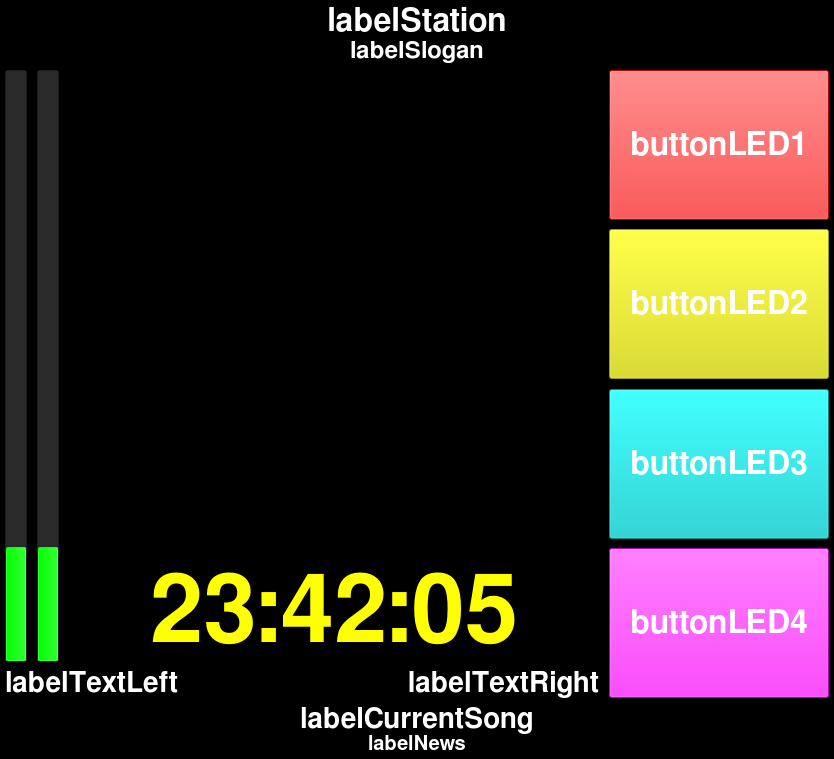
<?xml version="1.0" encoding="UTF-8"?>
<ui version="4.0">
 <class>MainScreen</class>
 <widget class="QWidget" name="MainScreen">
  <property name="windowModality">
   <enum>Qt::NonModal</enum>
  </property>
  <property name="enabled">
   <bool>true</bool>
  </property>
  <property name="geometry">
   <rect>
    <x>0</x>
    <y>0</y>
    <width>819</width>
    <height>759</height>
   </rect>
  </property>
  <property name="minimumSize">
   <size>
    <width>0</width>
    <height>0</height>
   </size>
  </property>
  <property name="palette">
   <palette>
    <active>
     <colorrole role="Base">
      <brush brushstyle="SolidPattern">
       <color alpha="255">
        <red>255</red>
        <green>255</green>
        <blue>255</blue>
       </color>
      </brush>
     </colorrole>
     <colorrole role="Window">
      <brush brushstyle="SolidPattern">
       <color alpha="255">
        <red>0</red>
        <green>0</green>
        <blue>0</blue>
       </color>
      </brush>
     </colorrole>
    </active>
    <inactive>
     <colorrole role="Base">
      <brush brushstyle="SolidPattern">
       <color alpha="255">
        <red>255</red>
        <green>255</green>
        <blue>255</blue>
       </color>
      </brush>
     </colorrole>
     <colorrole role="Window">
      <brush brushstyle="SolidPattern">
       <color alpha="255">
        <red>0</red>
        <green>0</green>
        <blue>0</blue>
       </color>
      </brush>
     </colorrole>
    </inactive>
    <disabled>
     <colorrole role="Base">
      <brush brushstyle="SolidPattern">
       <color alpha="255">
        <red>0</red>
        <green>0</green>
        <blue>0</blue>
       </color>
      </brush>
     </colorrole>
     <colorrole role="Window">
      <brush brushstyle="SolidPattern">
       <color alpha="255">
        <red>0</red>
        <green>0</green>
        <blue>0</blue>
       </color>
      </brush>
     </colorrole>
    </disabled>
   </palette>
  </property>
  <property name="windowTitle">
   <string>OnAirScreen</string>
  </property>
  <property name="autoFillBackground">
   <bool>false</bool>
  </property>
  <layout class="QGridLayout" name="gridLayout" rowstretch="0,1,0,0,0,0,0,0" columnstretch="2,2,2,4,2">
   <property name="horizontalSpacing">
    <number>10</number>
   </property>
   <property name="verticalSpacing">
    <number>7</number>
   </property>
   <property name="margin">
    <number>5</number>
   </property>
   <item row="0" column="0" colspan="5">
    <layout class="QVBoxLayout" name="verticalLayout_2">
     <item>
      <widget class="QLabel" name="labelStation">
       <property name="sizePolicy">
        <sizepolicy hsizetype="Expanding" vsizetype="Preferred">
         <horstretch>0</horstretch>
         <verstretch>0</verstretch>
        </sizepolicy>
       </property>
       <property name="palette">
        <palette>
         <active>
          <colorrole role="WindowText">
           <brush brushstyle="SolidPattern">
            <color alpha="255">
             <red>255</red>
             <green>255</green>
             <blue>255</blue>
            </color>
           </brush>
          </colorrole>
         </active>
         <inactive>
          <colorrole role="WindowText">
           <brush brushstyle="SolidPattern">
            <color alpha="255">
             <red>255</red>
             <green>255</green>
             <blue>255</blue>
            </color>
           </brush>
          </colorrole>
         </inactive>
         <disabled>
          <colorrole role="WindowText">
           <brush brushstyle="SolidPattern">
            <color alpha="255">
             <red>146</red>
             <green>145</green>
             <blue>144</blue>
            </color>
           </brush>
          </colorrole>
         </disabled>
        </palette>
       </property>
       <property name="font">
        <font>
         <family>FreeSans</family>
         <pointsize>24</pointsize>
         <weight>75</weight>
         <bold>true</bold>
        </font>
       </property>
       <property name="autoFillBackground">
        <bool>false</bool>
       </property>
       <property name="text">
        <string>labelStation</string>
       </property>
       <property name="scaledContents">
        <bool>false</bool>
       </property>
       <property name="alignment">
        <set>Qt::AlignCenter</set>
       </property>
      </widget>
     </item>
     <item>
      <widget class="QLabel" name="labelSlogan">
       <property name="sizeIncrement">
        <size>
         <width>1</width>
         <height>1</height>
        </size>
       </property>
       <property name="palette">
        <palette>
         <active>
          <colorrole role="WindowText">
           <brush brushstyle="SolidPattern">
            <color alpha="255">
             <red>255</red>
             <green>255</green>
             <blue>255</blue>
            </color>
           </brush>
          </colorrole>
         </active>
         <inactive>
          <colorrole role="WindowText">
           <brush brushstyle="SolidPattern">
            <color alpha="255">
             <red>255</red>
             <green>255</green>
             <blue>255</blue>
            </color>
           </brush>
          </colorrole>
         </inactive>
         <disabled>
          <colorrole role="WindowText">
           <brush brushstyle="SolidPattern">
            <color alpha="255">
             <red>146</red>
             <green>145</green>
             <blue>144</blue>
            </color>
           </brush>
          </colorrole>
         </disabled>
        </palette>
       </property>
       <property name="font">
        <font>
         <family>FreeSans</family>
         <pointsize>18</pointsize>
         <weight>75</weight>
         <bold>true</bold>
        </font>
       </property>
       <property name="autoFillBackground">
        <bool>false</bool>
       </property>
       <property name="text">
        <string>labelSlogan</string>
       </property>
       <property name="scaledContents">
        <bool>false</bool>
       </property>
       <property name="alignment">
        <set>Qt::AlignCenter</set>
       </property>
      </widget>
     </item>
    </layout>
   </item>
   <item row="1" column="4" rowspan="6">
    <layout class="QVBoxLayout" name="verticalLayout" stretch="10,1,10,1,10,1,10">
     <property name="spacing">
      <number>-1</number>
     </property>
     <item>
      <widget class="QPushButton" name="buttonLED1">
       <property name="enabled">
        <bool>true</bool>
       </property>
       <property name="sizePolicy">
        <sizepolicy hsizetype="Minimum" vsizetype="Expanding">
         <horstretch>0</horstretch>
         <verstretch>0</verstretch>
        </sizepolicy>
       </property>
       <property name="minimumSize">
        <size>
         <width>220</width>
         <height>150</height>
        </size>
       </property>
       <property name="font">
        <font>
         <family>FreeSans</family>
         <pointsize>24</pointsize>
         <weight>75</weight>
         <bold>true</bold>
        </font>
       </property>
       <property name="focusPolicy">
        <enum>Qt::NoFocus</enum>
       </property>
       <property name="autoFillBackground">
        <bool>false</bool>
       </property>
       <property name="styleSheet">
        <string notr="true">background-color: rgb(255, 0, 0);
color: rgb(255, 255, 255);</string>
       </property>
       <property name="text">
        <string>buttonLED1</string>
       </property>
       <property name="checkable">
        <bool>false</bool>
       </property>
       <property name="autoDefault">
        <bool>false</bool>
       </property>
       <property name="default">
        <bool>false</bool>
       </property>
       <property name="flat">
        <bool>false</bool>
       </property>
      </widget>
     </item>
     <item>
      <spacer name="verticalSpacer">
       <property name="orientation">
        <enum>Qt::Vertical</enum>
       </property>
       <property name="sizeType">
        <enum>QSizePolicy::MinimumExpanding</enum>
       </property>
       <property name="sizeHint" stdset="0">
        <size>
         <width>20</width>
         <height>5</height>
        </size>
       </property>
      </spacer>
     </item>
     <item>
      <widget class="QPushButton" name="buttonLED2">
       <property name="sizePolicy">
        <sizepolicy hsizetype="Minimum" vsizetype="Expanding">
         <horstretch>0</horstretch>
         <verstretch>0</verstretch>
        </sizepolicy>
       </property>
       <property name="minimumSize">
        <size>
         <width>0</width>
         <height>150</height>
        </size>
       </property>
       <property name="font">
        <font>
         <family>FreeSans</family>
         <pointsize>24</pointsize>
         <weight>75</weight>
         <bold>true</bold>
        </font>
       </property>
       <property name="focusPolicy">
        <enum>Qt::NoFocus</enum>
       </property>
       <property name="styleSheet">
        <string notr="true">background-color: rgb(220, 220, 0);
color: rgb(255, 255, 255);</string>
       </property>
       <property name="text">
        <string>buttonLED2</string>
       </property>
      </widget>
     </item>
     <item>
      <spacer name="verticalSpacer_2">
       <property name="orientation">
        <enum>Qt::Vertical</enum>
       </property>
       <property name="sizeType">
        <enum>QSizePolicy::MinimumExpanding</enum>
       </property>
       <property name="sizeHint" stdset="0">
        <size>
         <width>20</width>
         <height>5</height>
        </size>
       </property>
      </spacer>
     </item>
     <item>
      <widget class="QPushButton" name="buttonLED3">
       <property name="sizePolicy">
        <sizepolicy hsizetype="Minimum" vsizetype="Expanding">
         <horstretch>0</horstretch>
         <verstretch>0</verstretch>
        </sizepolicy>
       </property>
       <property name="minimumSize">
        <size>
         <width>0</width>
         <height>150</height>
        </size>
       </property>
       <property name="font">
        <font>
         <family>FreeSans</family>
         <pointsize>24</pointsize>
         <weight>75</weight>
         <bold>true</bold>
        </font>
       </property>
       <property name="focusPolicy">
        <enum>Qt::NoFocus</enum>
       </property>
       <property name="styleSheet">
        <string notr="true">background-color: rgb(0, 200, 200);
color: rgb(255, 255, 255);</string>
       </property>
       <property name="text">
        <string>buttonLED3</string>
       </property>
      </widget>
     </item>
     <item>
      <spacer name="verticalSpacer_3">
       <property name="orientation">
        <enum>Qt::Vertical</enum>
       </property>
       <property name="sizeType">
        <enum>QSizePolicy::MinimumExpanding</enum>
       </property>
       <property name="sizeHint" stdset="0">
        <size>
         <width>20</width>
         <height>5</height>
        </size>
       </property>
      </spacer>
     </item>
     <item>
      <widget class="QPushButton" name="buttonLED4">
       <property name="sizePolicy">
        <sizepolicy hsizetype="Minimum" vsizetype="Expanding">
         <horstretch>0</horstretch>
         <verstretch>0</verstretch>
        </sizepolicy>
       </property>
       <property name="minimumSize">
        <size>
         <width>0</width>
         <height>150</height>
        </size>
       </property>
       <property name="font">
        <font>
         <family>FreeSans</family>
         <pointsize>24</pointsize>
         <weight>75</weight>
         <bold>true</bold>
        </font>
       </property>
       <property name="focusPolicy">
        <enum>Qt::NoFocus</enum>
       </property>
       <property name="styleSheet">
        <string notr="true">background-color: rgb(255, 0, 255);
color: rgb(255, 255, 255);</string>
       </property>
       <property name="text">
        <string>buttonLED4</string>
       </property>
      </widget>
     </item>
    </layout>
   </item>
   <item row="1" column="0" rowspan="5">
    <widget class="QProgressBar" name="progressL">
     <property name="styleSheet">
      <string notr="true">selection-background-color: rgb(0, 255, 0);
background-color: rgb(42, 42, 42);</string>
     </property>
     <property name="maximum">
      <number>127</number>
     </property>
     <property name="value">
      <number>24</number>
     </property>
     <property name="textVisible">
      <bool>false</bool>
     </property>
     <property name="orientation">
      <enum>Qt::Vertical</enum>
     </property>
    </widget>
   </item>
   <item row="1" column="1" rowspan="5">
    <widget class="QProgressBar" name="progressR">
     <property name="autoFillBackground">
      <bool>false</bool>
     </property>
     <property name="styleSheet">
      <string notr="true">selection-background-color: rgb(0, 255, 0);
background-color: rgb(42, 42, 42);</string>
     </property>
     <property name="maximum">
      <number>127</number>
     </property>
     <property name="value">
      <number>24</number>
     </property>
     <property name="textVisible">
      <bool>false</bool>
     </property>
     <property name="orientation">
      <enum>Qt::Vertical</enum>
     </property>
    </widget>
   </item>
   <item row="1" column="2" rowspan="5" colspan="2">
    <layout class="QVBoxLayout" name="verticalLayout_3">
     <item>
      <widget class="OASAnalogClockWidget" name="oasanalogclockWidget">
       <property name="sizePolicy">
        <sizepolicy hsizetype="Expanding" vsizetype="Expanding">
         <horstretch>0</horstretch>
         <verstretch>0</verstretch>
        </sizepolicy>
       </property>
       <property name="minimumSize">
        <size>
         <width>530</width>
         <height>0</height>
        </size>
       </property>
      </widget>
     </item>
     <item>
      <widget class="QLabel" name="labelClock">
       <property name="font">
        <font>
         <family>FreeSans</family>
         <pointsize>72</pointsize>
         <weight>75</weight>
         <bold>true</bold>
        </font>
       </property>
       <property name="styleSheet">
        <string notr="true">color: rgb(255, 255, 0)</string>
       </property>
       <property name="text">
        <string>23:42:05</string>
       </property>
       <property name="alignment">
        <set>Qt::AlignCenter</set>
       </property>
      </widget>
     </item>
    </layout>
   </item>
   <item row="6" column="0" colspan="4">
    <layout class="QHBoxLayout" name="horizontalLayout">
     <item>
      <widget class="QLabel" name="labelTextLeft">
       <property name="font">
        <font>
         <family>FreeSans</family>
         <pointsize>21</pointsize>
         <weight>75</weight>
         <bold>true</bold>
        </font>
       </property>
       <property name="styleSheet">
        <string notr="true">color: rgb(255, 255, 255);</string>
       </property>
       <property name="text">
        <string>labelTextLeft</string>
       </property>
      </widget>
     </item>
     <item>
      <widget class="QLabel" name="labelTextRight">
       <property name="font">
        <font>
         <family>FreeSans</family>
         <pointsize>21</pointsize>
         <weight>75</weight>
         <bold>true</bold>
        </font>
       </property>
       <property name="styleSheet">
        <string notr="true">color: rgb(255, 255, 255);</string>
       </property>
       <property name="text">
        <string>labelTextRight</string>
       </property>
       <property name="alignment">
        <set>Qt::AlignRight|Qt::AlignTrailing|Qt::AlignVCenter</set>
       </property>
      </widget>
     </item>
    </layout>
   </item>
   <item row="7" column="0" colspan="5">
    <layout class="QVBoxLayout" name="verticalLayout_4">
     <item>
      <widget class="QLabel" name="labelCurrentSong">
       <property name="enabled">
        <bool>true</bool>
       </property>
       <property name="font">
        <font>
         <family>FreeSans</family>
         <pointsize>21</pointsize>
         <weight>75</weight>
         <bold>true</bold>
        </font>
       </property>
       <property name="styleSheet">
        <string notr="true">color: rgb(255, 255, 255);</string>
       </property>
       <property name="text">
        <string>labelCurrentSong</string>
       </property>
       <property name="alignment">
        <set>Qt::AlignCenter</set>
       </property>
      </widget>
     </item>
     <item>
      <widget class="QLabel" name="labelNews">
       <property name="enabled">
        <bool>true</bool>
       </property>
       <property name="font">
        <font>
         <family>FreeSans</family>
         <pointsize>15</pointsize>
         <weight>75</weight>
         <bold>true</bold>
        </font>
       </property>
       <property name="styleSheet">
        <string notr="true">color: rgb(255, 255, 255);</string>
       </property>
       <property name="text">
        <string>labelNews</string>
       </property>
       <property name="alignment">
        <set>Qt::AlignCenter</set>
       </property>
      </widget>
     </item>
    </layout>
   </item>
  </layout>
 </widget>
 <customwidgets>
  <customwidget>
   <class>OASAnalogClockWidget</class>
   <extends>QWidget</extends>
   <header>oasanalogclockwidget</header>
  </customwidget>
 </customwidgets>
 <resources/>
 <connections/>
</ui>
